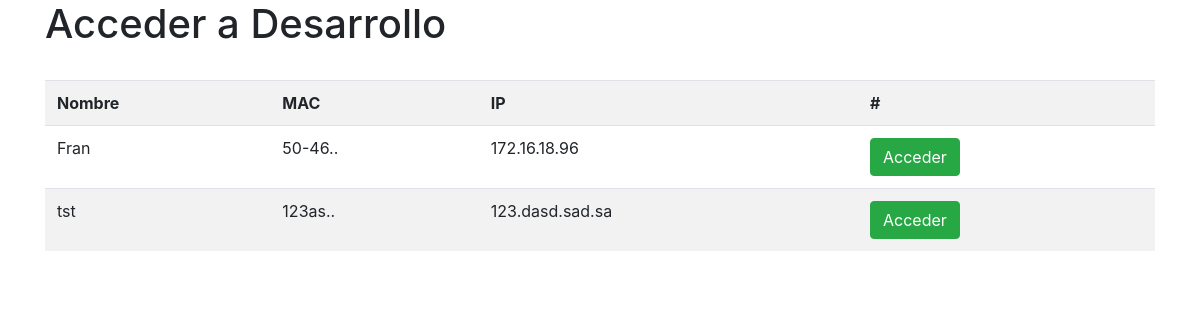
Before: / with the older database file.
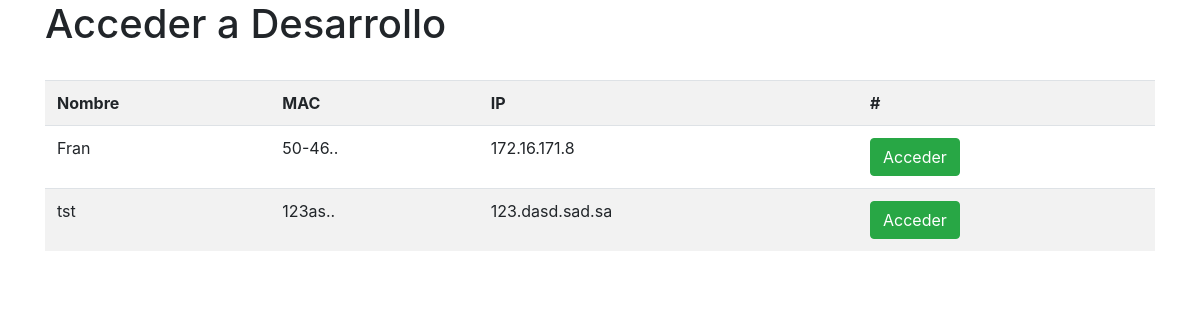
After: the same page with the newer database file.
### cidsipApp/models.py (models this page shows)
class Computadora(models.Model):
	nombre = models.CharField(max_length=50)
	mac = models.CharField(max_length=50)
	ip = models.CharField(max_length=50)

### cidsipApp/views.py (the view)
# urls.py: path('', views.index_view, name = 'index'),
def index_view(request):
    context = {"computadoras":Computadora.objects.all()}
    return render(request, "cidsip/index.html", context)

### cidsipApp/templates/cidsip/index.html (shortened to what this page needs)
<html>
	<head>
		<link rel="stylesheet" href="https://stackpath.bootstrapcdn.com/bootstrap/4.3.1/css/bootstrap.min.css">
	</head>
	<body>
		<div class="container">
			<h1>Acceder a Desarrollo</h1>
			<br>
			<table class="table table-striped" id="tablita">
				<tr>
					<th>Nombre</th>
					<th>MAC</th>
					<th>IP</th>
					<th>#</th>
				</tr>
				{% for compu in computadoras%}
				<tr>
					<td>{{ compu.nombre }}</td>
					<td>{{ compu.mac|slice:"0:5" }}..</td>
					<td>{{ compu.ip }}</td>
					<td><a class="btn btn-success" href="http://{{ compu.ip }}:3000/sge-web/#!/" target="_blank">Acceder</a></td>
				</tr>
				{% endfor %}
			</table>
		</div>
	</body>
</html>

### cidsipApp/templates/cidsip/index.html (style rules this page uses)
td { padding: 15px; }

Changed rows visible on the page:
changed Computadora "Fran": ip "172.16.18.96" → "172.16.171.8"
